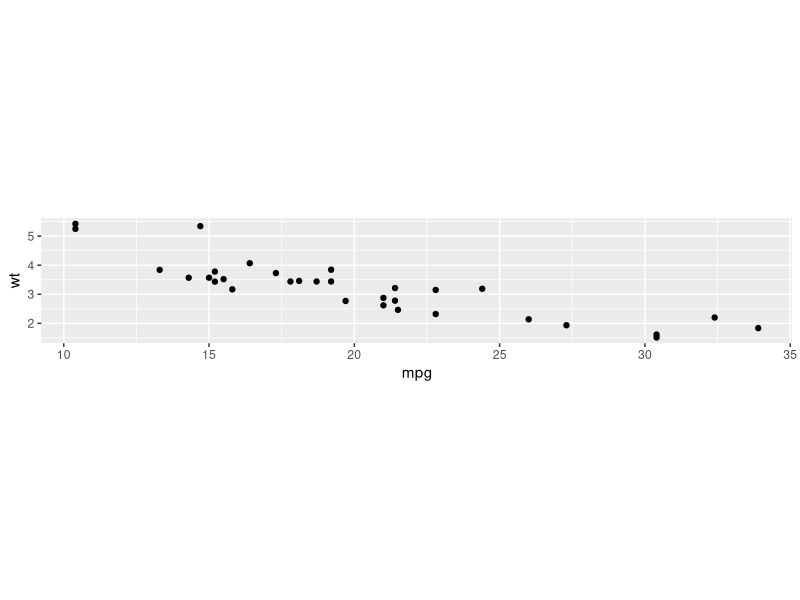
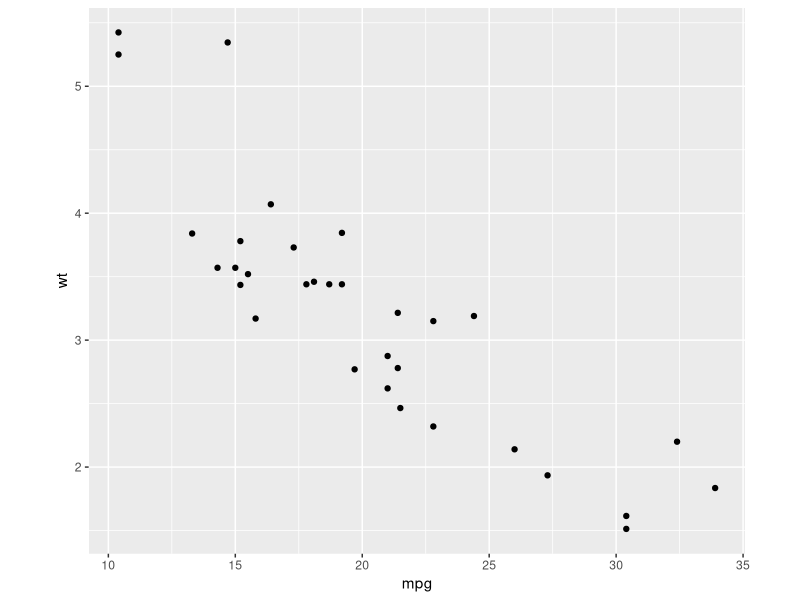
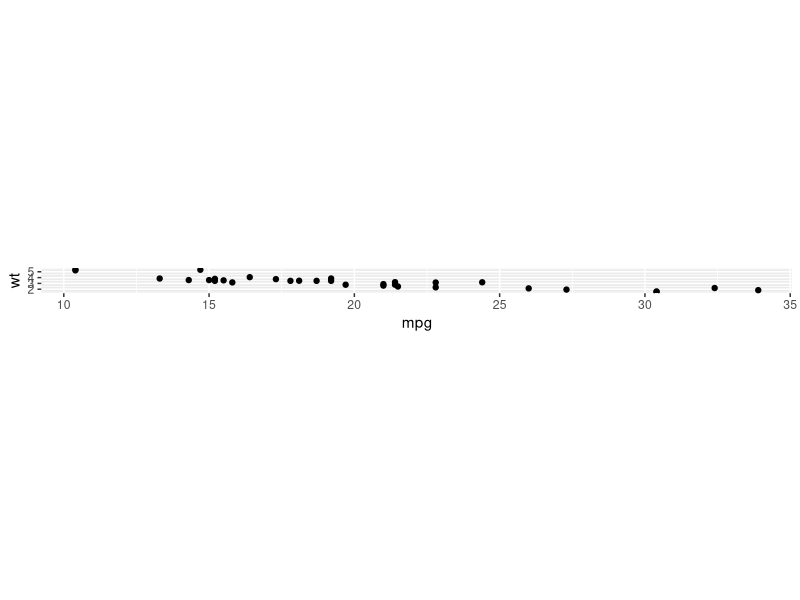
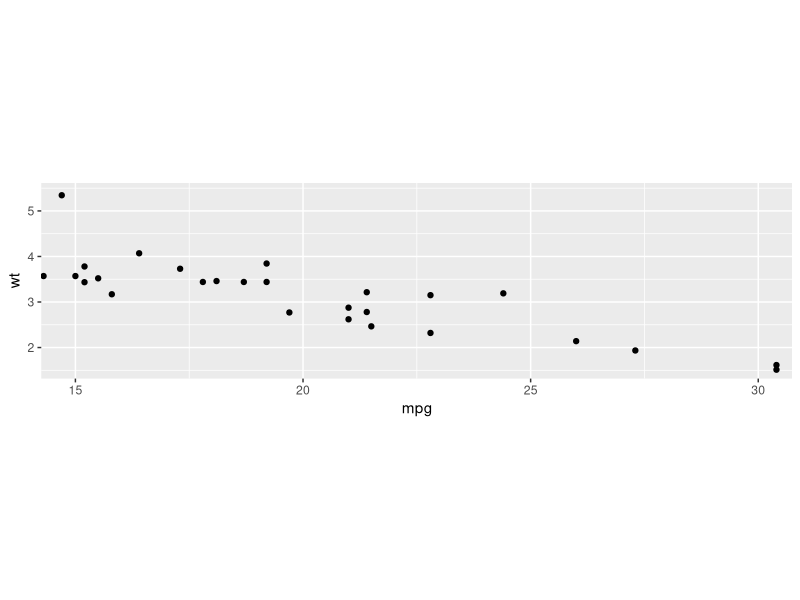

Generate these figures, in order, with R:
library(ggplot2)


### Name: coord_fixed
### Title: Cartesian coordinates with fixed "aspect ratio"
### Aliases: coord_fixed coord_equal

### ** Examples

# ensures that the ranges of axes are equal to the specified ratio by
# adjusting the plot aspect ratio

p <- ggplot(mtcars, aes(mpg, wt)) + geom_point()
p + coord_fixed(ratio = 1)
p + coord_fixed(ratio = 5)
p + coord_fixed(ratio = 1/5)
p + coord_fixed(xlim = c(15, 30))

# Resize the plot to see that the specified aspect ratio is maintained
